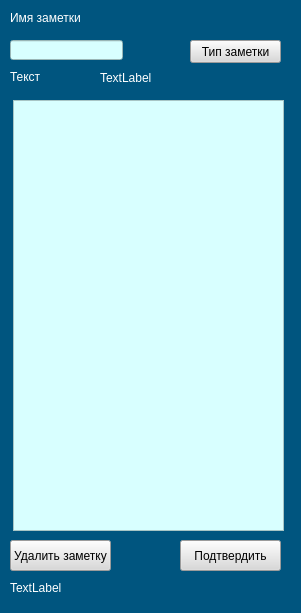
<?xml version="1.0" encoding="UTF-8"?>
<ui version="4.0">
 <class>Form_editorial</class>
 <widget class="QWidget" name="Form_editorial">
  <property name="geometry">
   <rect>
    <x>0</x>
    <y>0</y>
    <width>301</width>
    <height>613</height>
   </rect>
  </property>
  <property name="minimumSize">
   <size>
    <width>301</width>
    <height>613</height>
   </size>
  </property>
  <property name="maximumSize">
   <size>
    <width>301</width>
    <height>613</height>
   </size>
  </property>
  <property name="baseSize">
   <size>
    <width>301</width>
    <height>613</height>
   </size>
  </property>
  <property name="windowTitle">
   <string>Редактировать</string>
  </property>
  <property name="windowIcon">
   <iconset>
    <normaloff>../../../Pictures/png-transparent-computer-icons-post-it-note-notes-icon-rectangle-orange-notes.png</normaloff>../../../Pictures/png-transparent-computer-icons-post-it-note-notes-icon-rectangle-orange-notes.png</iconset>
  </property>
  <property name="styleSheet">
   <string notr="true">background-color: rgb(0, 85, 127);</string>
  </property>
  <widget class="QLabel" name="label">
   <property name="geometry">
    <rect>
     <x>10</x>
     <y>70</y>
     <width>47</width>
     <height>13</height>
    </rect>
   </property>
   <property name="styleSheet">
    <string notr="true">color: rgb(255, 255, 255);</string>
   </property>
   <property name="text">
    <string>Текст</string>
   </property>
  </widget>
  <widget class="QPushButton" name="delete_button">
   <property name="geometry">
    <rect>
     <x>10</x>
     <y>540</y>
     <width>101</width>
     <height>31</height>
    </rect>
   </property>
   <property name="styleSheet">
    <string notr="true">background-color: rgb(217, 217, 217);</string>
   </property>
   <property name="text">
    <string>Удалить заметку</string>
   </property>
  </widget>
  <widget class="QLabel" name="label_2">
   <property name="geometry">
    <rect>
     <x>10</x>
     <y>10</y>
     <width>71</width>
     <height>16</height>
    </rect>
   </property>
   <property name="styleSheet">
    <string notr="true">color: rgb(255, 255, 255);</string>
   </property>
   <property name="text">
    <string>Имя заметки</string>
   </property>
  </widget>
  <widget class="QLineEdit" name="file_name">
   <property name="geometry">
    <rect>
     <x>10</x>
     <y>40</y>
     <width>113</width>
     <height>20</height>
    </rect>
   </property>
   <property name="styleSheet">
    <string notr="true">background-color: rgb(216, 255, 255);</string>
   </property>
  </widget>
  <widget class="QTextEdit" name="textEdit">
   <property name="geometry">
    <rect>
     <x>13</x>
     <y>100</y>
     <width>271</width>
     <height>431</height>
    </rect>
   </property>
   <property name="styleSheet">
    <string notr="true">background-color: rgb(216, 255, 255);</string>
   </property>
  </widget>
  <widget class="QPushButton" name="confirming_button">
   <property name="geometry">
    <rect>
     <x>180</x>
     <y>540</y>
     <width>101</width>
     <height>31</height>
    </rect>
   </property>
   <property name="styleSheet">
    <string notr="true">background-color: rgb(217, 217, 217);</string>
   </property>
   <property name="text">
    <string>Подтвердить</string>
   </property>
  </widget>
  <widget class="QPushButton" name="type_button">
   <property name="geometry">
    <rect>
     <x>190</x>
     <y>40</y>
     <width>91</width>
     <height>23</height>
    </rect>
   </property>
   <property name="styleSheet">
    <string notr="true">background-color: rgb(217, 217, 217);</string>
   </property>
   <property name="text">
    <string>Тип заметки</string>
   </property>
  </widget>
  <widget class="QLabel" name="label_3">
   <property name="geometry">
    <rect>
     <x>100</x>
     <y>70</y>
     <width>161</width>
     <height>16</height>
    </rect>
   </property>
   <property name="styleSheet">
    <string notr="true">color: rgb(255, 255, 255);</string>
   </property>
   <property name="text">
    <string>TextLabel</string>
   </property>
  </widget>
  <widget class="QLabel" name="label_4">
   <property name="geometry">
    <rect>
     <x>10</x>
     <y>580</y>
     <width>271</width>
     <height>16</height>
    </rect>
   </property>
   <property name="palette">
    <palette>
     <active>
      <colorrole role="WindowText">
       <brush brushstyle="SolidPattern">
        <color alpha="255">
         <red>255</red>
         <green>255</green>
         <blue>255</blue>
        </color>
       </brush>
      </colorrole>
      <colorrole role="Button">
       <brush brushstyle="SolidPattern">
        <color alpha="255">
         <red>0</red>
         <green>85</green>
         <blue>127</blue>
        </color>
       </brush>
      </colorrole>
      <colorrole role="Text">
       <brush brushstyle="SolidPattern">
        <color alpha="255">
         <red>255</red>
         <green>255</green>
         <blue>255</blue>
        </color>
       </brush>
      </colorrole>
      <colorrole role="ButtonText">
       <brush brushstyle="SolidPattern">
        <color alpha="255">
         <red>255</red>
         <green>255</green>
         <blue>255</blue>
        </color>
       </brush>
      </colorrole>
      <colorrole role="Base">
       <brush brushstyle="SolidPattern">
        <color alpha="255">
         <red>0</red>
         <green>85</green>
         <blue>127</blue>
        </color>
       </brush>
      </colorrole>
      <colorrole role="Window">
       <brush brushstyle="SolidPattern">
        <color alpha="255">
         <red>0</red>
         <green>85</green>
         <blue>127</blue>
        </color>
       </brush>
      </colorrole>
     </active>
     <inactive>
      <colorrole role="WindowText">
       <brush brushstyle="SolidPattern">
        <color alpha="255">
         <red>255</red>
         <green>255</green>
         <blue>255</blue>
        </color>
       </brush>
      </colorrole>
      <colorrole role="Button">
       <brush brushstyle="SolidPattern">
        <color alpha="255">
         <red>0</red>
         <green>85</green>
         <blue>127</blue>
        </color>
       </brush>
      </colorrole>
      <colorrole role="Text">
       <brush brushstyle="SolidPattern">
        <color alpha="255">
         <red>255</red>
         <green>255</green>
         <blue>255</blue>
        </color>
       </brush>
      </colorrole>
      <colorrole role="ButtonText">
       <brush brushstyle="SolidPattern">
        <color alpha="255">
         <red>255</red>
         <green>255</green>
         <blue>255</blue>
        </color>
       </brush>
      </colorrole>
      <colorrole role="Base">
       <brush brushstyle="SolidPattern">
        <color alpha="255">
         <red>0</red>
         <green>85</green>
         <blue>127</blue>
        </color>
       </brush>
      </colorrole>
      <colorrole role="Window">
       <brush brushstyle="SolidPattern">
        <color alpha="255">
         <red>0</red>
         <green>85</green>
         <blue>127</blue>
        </color>
       </brush>
      </colorrole>
     </inactive>
     <disabled>
      <colorrole role="WindowText">
       <brush brushstyle="SolidPattern">
        <color alpha="255">
         <red>255</red>
         <green>255</green>
         <blue>255</blue>
        </color>
       </brush>
      </colorrole>
      <colorrole role="Button">
       <brush brushstyle="SolidPattern">
        <color alpha="255">
         <red>0</red>
         <green>85</green>
         <blue>127</blue>
        </color>
       </brush>
      </colorrole>
      <colorrole role="Text">
       <brush brushstyle="SolidPattern">
        <color alpha="255">
         <red>255</red>
         <green>255</green>
         <blue>255</blue>
        </color>
       </brush>
      </colorrole>
      <colorrole role="ButtonText">
       <brush brushstyle="SolidPattern">
        <color alpha="255">
         <red>255</red>
         <green>255</green>
         <blue>255</blue>
        </color>
       </brush>
      </colorrole>
      <colorrole role="Base">
       <brush brushstyle="SolidPattern">
        <color alpha="255">
         <red>0</red>
         <green>85</green>
         <blue>127</blue>
        </color>
       </brush>
      </colorrole>
      <colorrole role="Window">
       <brush brushstyle="SolidPattern">
        <color alpha="255">
         <red>0</red>
         <green>85</green>
         <blue>127</blue>
        </color>
       </brush>
      </colorrole>
     </disabled>
    </palette>
   </property>
   <property name="styleSheet">
    <string notr="true">color: rgb(255, 255, 255);</string>
   </property>
   <property name="text">
    <string>TextLabel</string>
   </property>
  </widget>
 </widget>
 <resources/>
 <connections/>
</ui>
